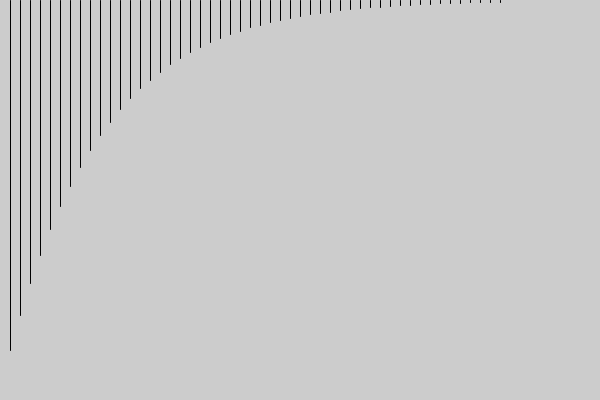
Frame 1 (no input)
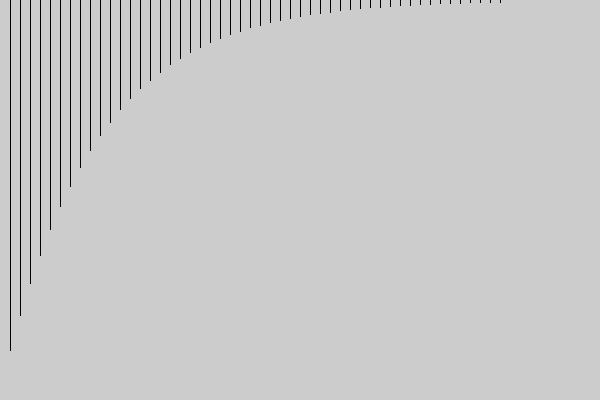
Frame 2 (the mouse pressed at the canvas centre, redrawn once)

The Processing sketch that drew these frames (run headless with seeded random() and noise(); the mouse was pressed at the canvas centre and the sketch redrawn once):

// Processing sketch: rekurssio_1
// ── rekurssio_1.pde
void piirraPystyviivat (int viivoja, float x, float korkeus)
{
if (viivoja == 0)
  return;

line (x, 0, x, korkeus);
piirraPystyviivat (viivoja - 1, x + 10, 0.9 * korkeus);
}

void setup ()
{
  size (600, 400);
  noLoop ();
}

void draw ()
{
  piirraPystyviivat (50, 10, 350);
}
